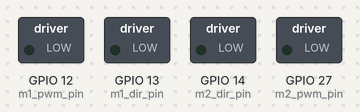
Simulated run of this sketch. Board: ESP32. Parts: switched loads named in the sketch (green lamp = pin HIGH). Nothing arrives over Bluetooth unless stated.

Above: at 0.0 s.
At 1.1 s:
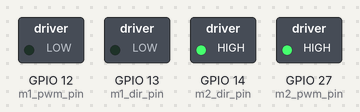
Timing chart, 0 to 2.6 s (numbered marks = the images above):
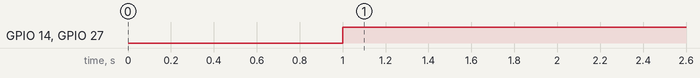

Measured:
- by itself, GPIO 14 (m2_dir_pin), GPIO 27 (m2_pwm_pin): LOW → HIGH at 1.0 s

The sketch:

PS4_Main.ino
```cpp
#include <PS4Controller.h>

#define m1_pwm_pin 12
#define m1_dir_pin 13
#define m2_pwm_pin 27
#define m2_dir_pin 14
// #define m3_pwm_pin 2
// #define m3_dir_pin 4
// #define m4_pwm_pin 32
// #define m4_dir_pin 33

int m1_pwm = 0;
byte m1_dir = 0;
int m2_pwm = 0;
byte m2_dir = 0;
// int m3_pwm = 0;
// byte m3_dir = 0;
// int m4_pwm = 0;
// byte m4_dir = 0;

// char ack = 6;
int x = 0;
int y = 0;
int z = 0;

// long data_rate = 20;
// long prev_time = 0;
// long current_time = 0;

void setup()
{
  Serial.begin(115200);
  //MAC address of your PS4
  PS4.begin("b4:8c:9d:8c:ea:aa");
  // PS4.begin("dc:21:5c:39:af:e3");

  pinMode(m1_pwm_pin, OUTPUT);
  pinMode(m1_dir_pin, OUTPUT);
  pinMode(m2_pwm_pin, OUTPUT);
  pinMode(m2_dir_pin, OUTPUT);
  // pinMode(m3_pwm_pin, OUTPUT);
  // pinMode(m3_dir_pin, OUTPUT);
  // pinMode(m4_pwm_pin, OUTPUT);
  // pinMode(m4_dir_pin, OUTPUT);

  delay(1000);
}

void loop()
{
  // current_time = millis();
  // if (current_time - prev_time > data_rate)
  // {
  //   sendValues(); //Send data to Atmega328
  //   //printValues(); //Prints data on serial port of debugging
  //   led = !led;
  //   digitalWrite(led_pin, led);
  //   prev_time = current_time;
  // }

  readValues();       // Get values from PS4
  calculateValues();  // Calculate direction and PWM of each motor
  driveMotors();      // Driver each motor

}

// void readValues()
// {
//   if (Serial.read() == 6)
//   {
//     x = Serial.parseInt();
//     y = Serial.parseInt();
//     z = Serial.parseInt();

//     led = !led;
//     digitalWrite(led_pin, led);
//   }
// }

void calculateValues()
{
  m1_pwm = 2 * (y - x - z);
  m2_pwm = 2 * (x + y - z);
  // m3_pwm = 2 * (x + y + z);
  // m4_pwm = 2 * (y - x + z);

  m1_pwm = constrain(m1_pwm, -255, 255);
  if (m1_pwm > 0)
  {
    m1_dir = 1;
    m1_pwm = 255 - m1_pwm;
  }
  else
  {
    m1_dir = 0;
    m1_pwm = abs(m1_pwm);
  }

  m2_pwm = constrain(m2_pwm, -255, 255);
  if (m2_pwm > 0)
  {
    m2_dir = 0;
  }
  else
  {
    m2_dir = 1;
    m2_pwm = 255 + m2_pwm;
  }

  // m3_pwm = constrain(m3_pwm, -255, 255);
  // if (m3_pwm > 0)
  // {
  //   m3_dir = 0;
  // }
  // else
  // {
  //   m3_dir = 1;
  //   m3_pwm = 255 + m3_pwm;
  // }

  // m4_pwm = constrain(m4_pwm, -255, 255);
  // if (m4_pwm > 0)
  // {
  //   m4_dir = 1;
  //   m4_pwm = 255 - m4_pwm;
  // }
  // else
  // {
  //   m4_dir = 0;
  //   m4_pwm = abs(m4_pwm);
  // }

}

void driveMotors()
{
  digitalWrite(m1_dir_pin, m1_dir);
  analogWrite(m1_pwm_pin, m1_pwm);

  digitalWrite(m2_dir_pin, m2_dir);
  analogWrite(m2_pwm_pin, m2_pwm);

  // digitalWrite(m3_dir_pin, m3_dir);
  // analogWrite(m3_pwm_pin, m3_pwm);

  // digitalWrite(m4_dir_pin, m4_dir);
  // analogWrite(m4_pwm_pin, m4_pwm);
}

void readValues()
{
  x = PS4.LStickX();
  y = PS4.LStickY();
  z = PS4.RStickX(); //rotation
}

// void sendValues()
// {
//   Serial.print(ack);
//   Serial.println(x);
//   Serial.println(y);
//   Serial.println(z);
// }

// void printValues()
// {
//   Serial.print(x);
//   Serial.print("\t");
//   Serial.print(y);
//   Serial.print("\t");
//   Serial.println(z);
// }
```
